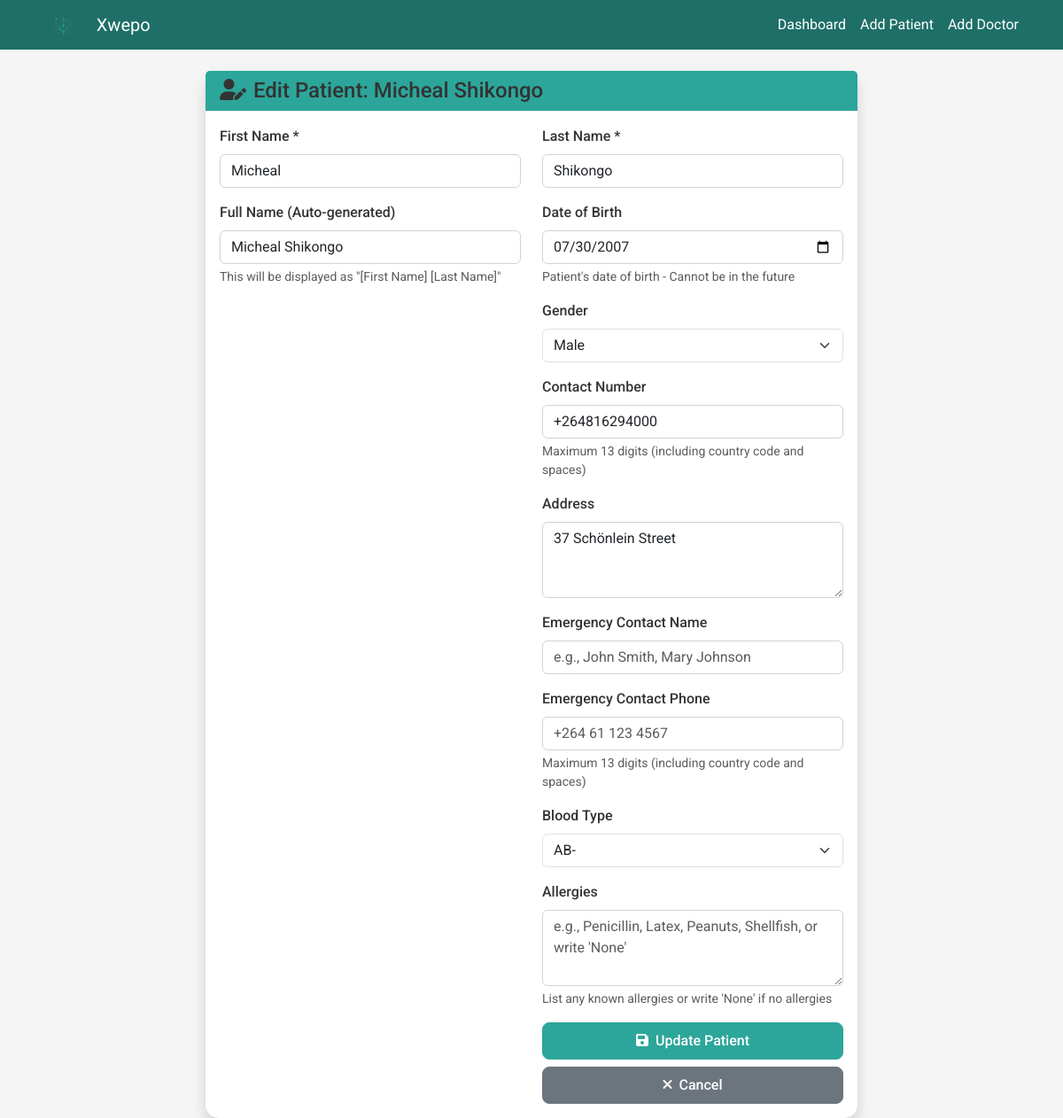
Page /edit_patient/1 (signed in) on the committed database.
### models.py (models this page shows, shortened)
class Patient(db.Model):
    id = db.Column(db.Integer, primary_key=True)
    name = db.Column(db.String(100), nullable=False)
    date_of_birth = db.Column(db.Date)
    gender = db.Column(db.String(10))
    contact_number = db.Column(db.String(20))
    address = db.Column(db.Text)
    emergency_contact = db.Column(db.String(100))
    emergency_phone = db.Column(db.String(20))
    blood_type = db.Column(db.String(5))
    allergies = db.Column(db.Text)
    created_at = db.Column(db.DateTime, default=datetime.now)
    appointments = db.relationship('Appointment', backref='patient', lazy=True, cascade='all, delete-orphan')
    medical_records = db.relationship('MedicalRecord', backref='patient', lazy=True, cascade='all, delete-orphan')
    prescriptions = db.relationship('Prescription', backref='patient', lazy=True, cascade='all, delete-orphan')

### app.py (the view, shortened to what this page needs)
@app.route('/edit_patient/<int:patient_id>', methods=['GET', 'POST'])
@login_required
def edit_patient(patient_id):
    if current_user.role not in ['admin', 'staff']:
        flash('Access denied. Staff or admin privileges required.', 'error')
        return redirect(url_for('index'))
    patient = Patient.query.get_or_404(patient_id)
    today_date = datetime.now().strftime('%Y-%m-%d')
    return render_template('edit_patient.html', patient=patient, today_date=today_date)

### app.py (called while the page is built)
@login_manager.user_loader
def load_user(user_id):
    return User.query.get(int(user_id))

### templates/edit_patient.html (shortened to what this page needs)
<!DOCTYPE html>
<html lang="en">
<head>
    <link href="https://cdn.jsdelivr.net/npm/bootstrap@5.3.0/dist/css/bootstrap.min.css" rel="stylesheet" onerror="this.onerror=null;this.href='{{ url_for('static', filename='libs/bootstrap/bootstrap.min.css') }}'">
    <link href="{{ url_for('static', filename='libs/fontawesome/css/all.min.css') }}" rel="stylesheet">
    <link href="{{ url_for('static', filename='css/color-scheme.css') }}" rel="stylesheet">
    <link href="{{ url_for('static', filename='css/color-scheme.css') }}" rel="stylesheet">
</head>
<body style="background-color: var(--light-gray);">
    <nav class="navbar navbar-expand-lg navbar-dark" style="background-color: var(--primary-teal-dark);">
        <div class="container">
            <a class="navbar-brand d-flex align-items-center" href="{{ url_for('index') }}">
                <img src="{{ url_for('static', filename='images/xwepo_logo.png') }}" alt="Xwepo" class="me-2" style="height: 30px;">
                <span>Xwepo</span>
            </a>
            <div class="navbar-nav ms-auto">
                <a class="nav-link" href="{{ url_for('index') }}">Dashboard</a>
                <a class="nav-link" href="{{ url_for('add_patient') }}">Add Patient</a>
                <a class="nav-link" href="{{ url_for('add_doctor') }}">Add Doctor</a>
            </div>
        </div>
    </nav>
    <div class="container mt-4">
        <div class="row justify-content-center">
            <div class="col-md-8">
                <div class="card shadow">
                    <div class="card-header bg-primary text-white">
                        <h4 class="mb-0">
                            <i class="fas fa-user-edit me-2"></i>Edit Patient: {{ patient.name }}
                        </h4>
                    </div>
                    <div class="card-body">
                        <form method="POST" action="{{ url_for('edit_patient', patient_id=patient.id) }}">
                            <div class="row">
                                <div class="col-md-6">
                                    <div class="mb-3">
                                        <label for="first_name" class="form-label">First Name *</label>
                                        <input type="text" class="form-control" id="first_name" name="first_name" value="{{ patient.first_name or patient.name.split()[0] if patient.name else '' }}" required>
                                    </div>
                                </div>
                                <div class="col-md-6">
                                    <div class="mb-3">
                                        <label for="last_name" class="form-label">Last Name *</label>
                                        <input type="text" class="form-control" id="last_name" name="last_name" value="{{ patient.last_name or patient.name.split()[-1] if patient.name else '' }}" required>
                                    </div>
                                </div>
                            </div>
                            <div class="row">
                                <div class="col-md-6">
                                    <div class="mb-3">
                                        <label for="full_name_display" class="form-label">Full Name (Auto-generated)</label>
                                        <input type="text" class="form-control" id="full_name_display" readonly>
                                        <div class="form-text">This will be displayed as "[First Name] [Last Name]"</div>
                                    </div>
                                </div>
                                <div class="col-md-6">
                                    <div class="mb-3">
                                        <label for="date_of_birth" class="form-label">Date of Birth</label>
                                <input type="date" class="form-control" id="date_of_birth" name="date_of_birth"
                                       value="{{ patient.date_of_birth.strftime('%Y-%m-%d') if patient.date_of_birth else '' }}"
                                       max="{{ today_date }}">
                                <div class="form-text">Patient's date of birth - Cannot be in the future</div>
                            </div>
                            <div class="mb-3">
                                <label for="gender" class="form-label">Gender</label>
                                <select class="form-select" id="gender" name="gender">
                                    <option value="Male" {% if patient.gender == 'Male' %}selected{% endif %}>Male</option>
                                </select>
                            </div>
                            <div class="mb-3">
                                <label for="contact_number" class="form-label">Contact Number</label>
                                <input type="tel" class="form-control" id="contact_number" name="contact_number"
                                       value="{{ patient.contact_number or '' }}" placeholder="+264 61 123 4567"
                                       maxlength="13" pattern="[0-9+\s]{1,13}"
                                       oninput="this.value = this.value.replace(/[^0-9+\s]/g, '').slice(0, 13)">
                                <div class="form-text">Maximum 13 digits (including country code and spaces)</div>
                            </div>
                            <div class="mb-3">
                                <label for="address" class="form-label">Address</label>
                                <textarea class="form-control" id="address" name="address" rows="3"
                                          placeholder="e.g., 123 Independence Avenue, Windhoek, Khomas Region">{{ patient.address or '' }}</textarea>
                            </div>
                            <div class="mb-3">
                                <label for="emergency_contact" class="form-label">Emergency Contact Name</label>
                                <input type="text" class="form-control" id="emergency_contact" name="emergency_contact"
                                       value="{{ patient.emergency_contact or '' }}" placeholder="e.g., John Smith, Mary Johnson">
                            </div>
                            <div class="mb-3">
                                <label for="emergency_phone" class="form-label">Emergency Contact Phone</label>
                                <input type="tel" class="form-control" id="emergency_phone" name="emergency_phone"
                                       value="{{ patient.emergency_phone or '' }}" placeholder="+264 61 123 4567"
                                       maxlength="13" pattern="[0-9+\s]{1,13}"
                                       oninput="this.value = this.value.replace(/[^0-9+\s]/g, '').slice(0, 13)">
                                <div class="form-text">Maximum 13 digits (including country code and spaces)</div>
                            </div>
                            <div class="mb-3">
                                <label for="blood_type" class="form-label">Blood Type</label>
                                <select class="form-select" id="blood_type" name="blood_type">
                                    <option value="AB-" {% if patient.blood_type == 'AB-' %}selected{% endif %}>AB-</option>
                                </select>
                            </div>
                            <div class="mb-3">
                                <label for="allergies" class="form-label">Allergies</label>
                                <textarea class="form-control" id="allergies" name="allergies" rows="3"
                                          placeholder="e.g., Penicillin, Latex, Peanuts, Shellfish, or write 'None'">{{ patient.allergies or '' }}</textarea>
                                <div class="form-text">List any known allergies or write 'None' if no allergies</div>
                            </div>
                            <div class="d-grid gap-2">
                                <button type="submit" class="btn btn-primary">
                                    <i class="fas fa-save me-2"></i>Update Patient
                                </button>
                                <a href="{{ url_for('index') }}" class="btn btn-secondary">
                                    <i class="fas fa-times me-2"></i>Cancel
                                </a>
                            </div>
                        </form>
                    </div>
                </div>
            </div>
        </div>
    </div>    <script src="https://cdn.jsdelivr.net/npm/bootstrap@5.3.0/dist/js/bootstrap.bundle.min.js" onerror="this.onerror=null;this.src='{{ url_for('static', filename='libs/bootstrap/bootstrap.bundle.min.js') }}'"></script>
    {% include 'modern_alerts.html' %}
</body>
</html>

### static/css/color-scheme.css (style rules this page uses)
:root { --primary-teal: #2CA69A; --primary-teal-dark: #1E6F68; --primary-teal-light: #A8D5D0; --white: #FFFFFF; --light-gray: #F5F5F5; --medium-gray: #6B6B6B; --dark-gray: #333333; --accent-blue: #007BFF; --accent-green: #28A745; --accent-orange: #FD7E14; --accent-red: #DC3545; --font-family: 'Roboto', sans-serif; }
body { font-family: var(--font-family); color: var(--dark-gray); background-color: var(--white); }
h1, h2, h3, h4, h5, h6 { color: var(--dark-gray); font-weight: 500; }
.btn-primary { background-color: var(--primary-teal); border-color: var(--primary-teal); color: var(--white); font-weight: 500; }
.navbar-brand, .navbar-nav .nav-link { color: var(--dark-gray); }
.navbar-dark .navbar-brand, .navbar-dark .navbar-nav .nav-link { color: var(--white); }
.card { border: none; box-shadow: 0 2px 4px rgba(0,0,0,0.1); background-color: var(--white); }
.card-header { background-color: var(--light-gray); border-bottom: 1px solid #e9ecef; color: var(--dark-gray); }
.form-control { border: 1px solid #ced4da; border-radius: 0.375rem; }
.form-label { color: var(--dark-gray); font-weight: 500; }
a { color: var(--primary-teal); }
.bg-primary { background-color: var(--primary-teal) !important; }

### templates/edit_patient.html (style rules this page uses)
.card { border-radius: 15px; border: none; box-shadow: 0 5px 15px rgba(44, 166, 154, 0.1); background: var(--white); }

### templates/modern_alerts.html (style rules this page uses)
.btn { border-radius: 8px; font-weight: 500; padding: 0.5rem 1.5rem; transition: all 0.3s ease; }

### rows in the picture
Patient: name "Micheal Shikongo", first_name "Micheal", last_name "Shikongo", date_of_birth "07/30/2007", gender "Male", contact_number "+264816294000", address "37 Schönlein Street", blood_type "AB-"
